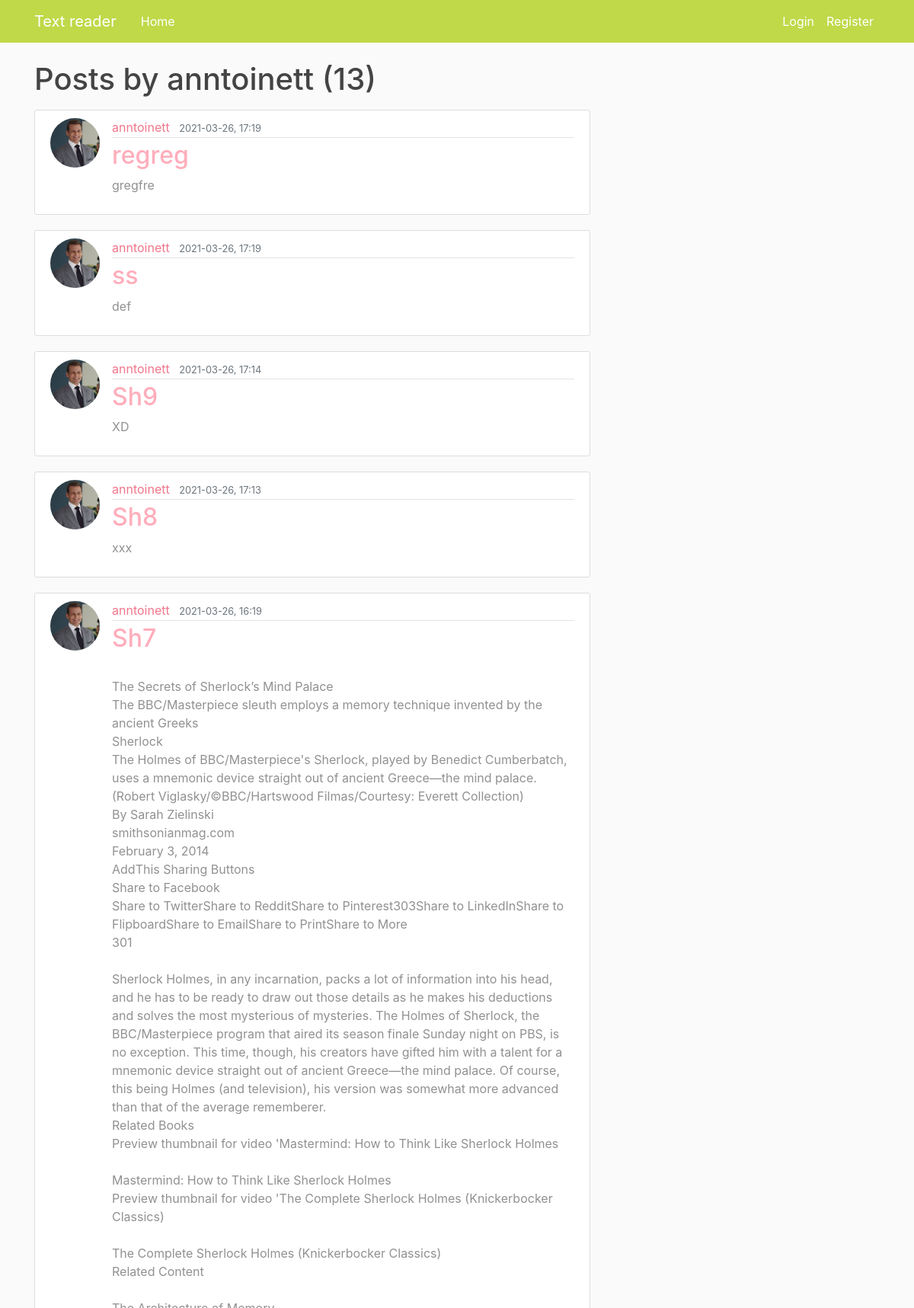
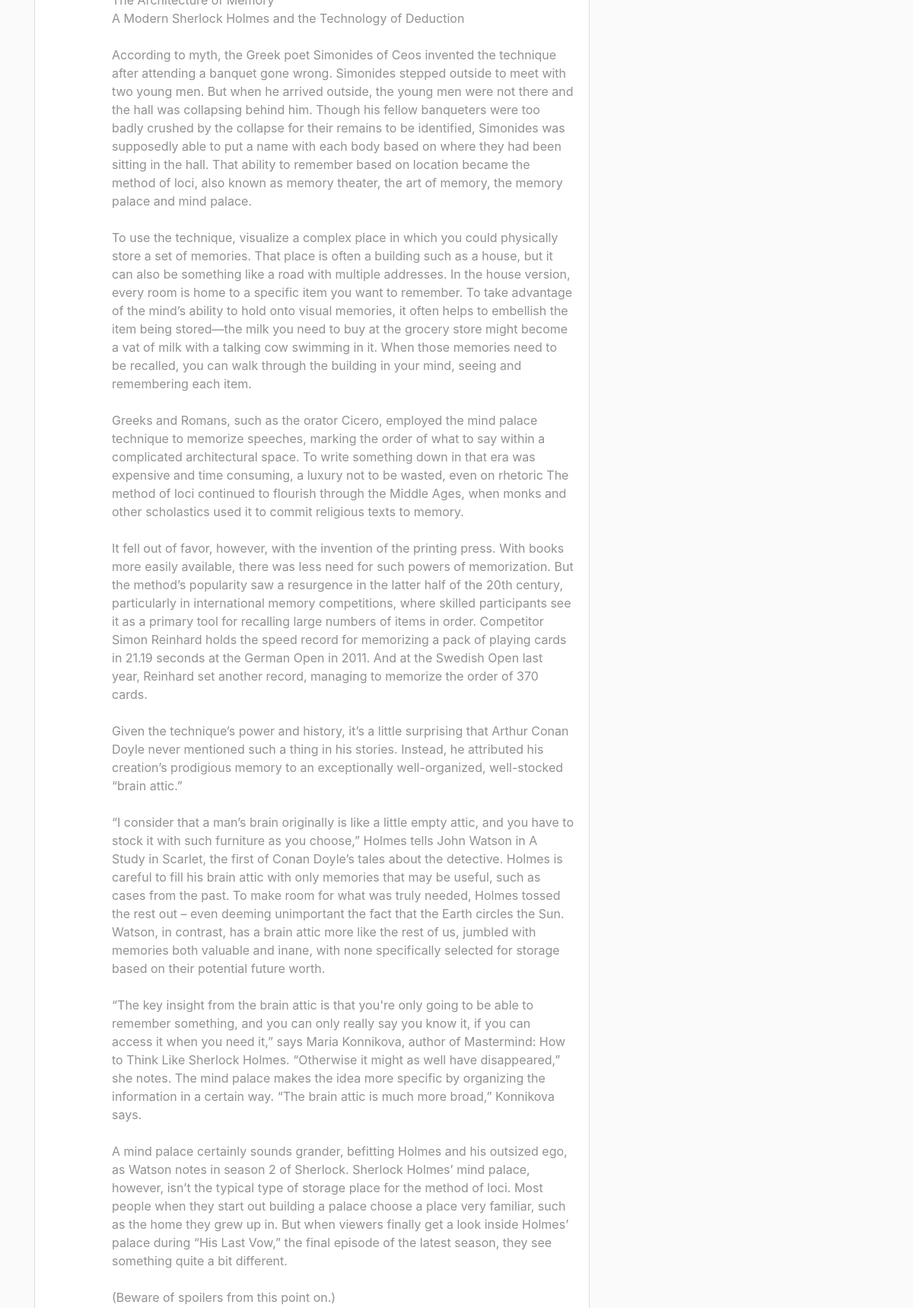
The page /user/anntoinett?page=2 (upper part) on the database its author committed (2 pictures, top to bottom).
### flaskblog/models.py (models this page shows, shortened)
class User(db.Model, UserMixin): #inheritance inside parenthesis
    id = db.Column(db.Integer, primary_key=True)
    username = db.Column(db.String(20), unique=True, nullable=False)
    email = db.Column(db.String(120), unique=True, nullable=False)
    image_file = db.Column(db.String(20), nullable=False, default='default.jpg')
    password = db.Column(db.String(60), nullable=False)
    posts = db.relationship('Post', backref='author', lazy=True) #reltionship to Post-model,

class Post(db.Model):
    id = db.Column(db.Integer, primary_key=True)
    title = db.Column(db.String(100), nullable=False)
    date_posted = db.Column(db.DateTime, nullable=False, default=datetime.utcnow) #we pass function not current date
    content = db.Column(db.Text,nullable=False)
    user_id = db.Column(db.Integer, db.ForeignKey('user.id'), nullable=False)#user is lowercase because here its the tablename which should be low

### flaskblog/routes.py (the view)
@app.route("/user/<string:username>")
def user_posts(username):
    if len(reading_threads) > 0:
        for t in reading_threads:
            if isinstance(t, multiprocessing.Process):
                if t.is_alive():
                    t.terminate()
    page = request.args.get('page', default=1, type=int)
    user=User.query.filter_by(username=username).first_or_404()
    posts = Post.query.filter_by(author=user)\
            .order_by(Post.date_posted.desc())\
            .paginate(page=page, per_page=5)
    return render_template('user_posts.html', posts=posts, user=user)

### flaskblog/routes.py (called while the page is built)
@app.after_request
def after_request(response):
    response.headers.add('Cache-Control', 'no-store, no-cache, must-revalidate, post-check=0, pre-check=0')
    return response

### flaskblog/templates/user_posts.html (shortened to what this page needs)
{% extends "layout.html" %}
{% block content%}
<h1 class="mb-3"> Posts by {{ user.username }} ({{ posts.total }})</h1>
{% for post in posts.items %}
<article class="media content-section">
    <img class="rounded-circle article-img"
         src="{{ url_for('static', filename='profile_pics/' +post.author.image_file) }}">
    <div class="media-body">
        <div class="article-metadata">
            <a class="mr-2" href="{{ url_for('user_posts', username=post.author.username) }}">{{ post.author.username }}</a>
            <small class="text-muted">{{ post.date_posted.strftime('%Y-%m-%d, %H:%M') }}</small>
        </div>
        <h2><a class="article-title" href="{{ url_for('post', post_id=post.id) }}">{{ post.title }}</a></h2>
        <p class="article-content">{{ post.content }}</p>
    </div>
</article>
{% endfor %}
{% endblock content %}

### flaskblog/static/main.css (style rules this page uses)
body { background: #fafafa; color: #333333; margin-top: 5rem; }
h1, h2, h3, h4, h5, h6 { color: #444444; }
.content-section { background: #ffffff; padding: 10px 20px; border: 1px solid #dddddd; border-radius: 3px; margin-bottom: 20px; color: #919191; }
.article-title { color: #ffadbb; }
.article-content { white-space: pre-line; }
.article-img { height: 65px; width: 65px; margin-right: 16px; }
.article-metadata { padding-bottom: 1px; margin-bottom: 4px; border-bottom: 1px solid #e3e3e3 }
a { color: #f0768b; }

### rows shown on the page
User: username "anntoinett"
Post: image_file (placeholder picture), author.username "anntoinett", date_posted "2021-03-26, 17:19", title "regreg", content "gregfre"
Post: image_file (placeholder picture), author.username "anntoinett", date_posted "2021-03-26, 17:19", title "ss", content "def"
Post: image_file (placeholder picture), author.username "anntoinett", date_posted "2021-03-26, 17:14", title "Sh9", content "XD"
Post: image_file (placeholder picture), author.username "anntoinett", date_posted "2021-03-26, 17:13", title "Sh8", content "xxx"
Post: image_file (placeholder picture), author.username "anntoinett", date_posted "2021-03-26, 16:19", title "Sh7", content "The Secrets of Sherlock’s Mind Palace The BBC/Masterpiece sleuth employs a memory technique invented by the ancient Greeks Sherlock The Holmes of BBC/Masterpiece's Sherlock, played by Benedict Cumberbatch, uses a mnemonic device straight out of ancient Greece—the mind palace. (Robert Viglasky/©BBC/Hartswood Filmas/Courtesy: Everett Collection) By Sarah Zielinski smithsonianmag.com February 3, 2014 AddThis Sharing Buttons Share to Facebook Share to TwitterShare to RedditShare to Pinterest303Share to LinkedInShare to FlipboardShare to EmailShare to PrintShare to More 301 Sherlock Holmes, in any incarnation, packs a lot of information into his head, and he has to be ready to draw out those…"

### other values the page prints
{{ posts.total }} "13"
